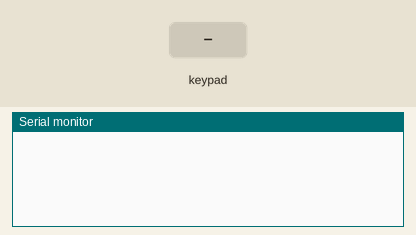
Recording of a sketch running on a simulated Arduino Uno, built with avr-gcc and run on an emulated ATmega328P. Parts: the last lines printed to the serial monitor. Wiring (inferred from the names in the program): 4×3 keypad with keys 1 2 3 4 5 6 7 8 9 * 0 #: rows pin 2, pin 3, pin 4, pin 5; columns pin 6, pin 7, pin 8. The test bench sets the inputs (shaded band).

Above: at 1.2 s.
1.3 s: key '1' pressed
At 1.7 s:
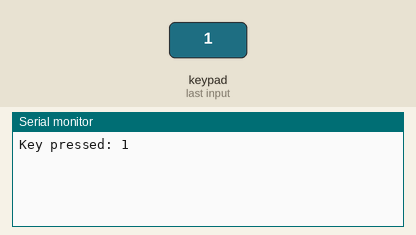
2.8 s: keypad keys 2 3 4 5 # pressed 0.4 s apart
At 5.3 s:
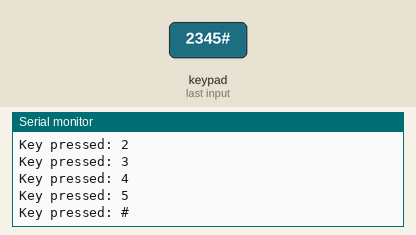
6.3 s: key '*' pressed
At 6.7 s:
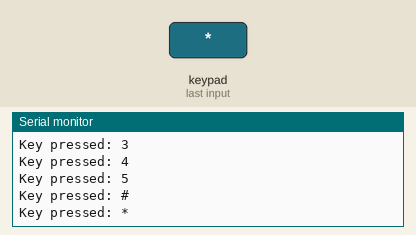
7.8 s: keypad keys 6 7 8 pressed 0.4 s apart
At 9.7 s:
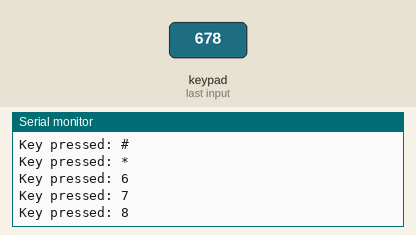
Timing chart, 0 to 11.2 s (numbered marks = the images above; inputs shaded):
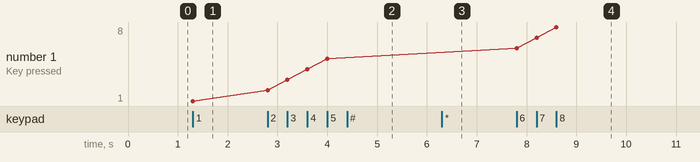

The sketch:

Keypad_wo_libraries.ino
```cpp
// Pin definitions
const byte rowPins[4] = {2, 3, 4, 5};
const byte colPins[3] = {6, 7, 8};

// Key mapping for the keypad
char keys[4][3] = {
  {'1', '2', '3'},
  {'4', '5', '6'},
  {'7', '8', '9'},
  {'*', '0', '#'}
};

void setup() {
  Serial.begin(9600);

  // Set rows as outputs
  for (int r = 0; r < 4; r++) {
    pinMode(rowPins[r], OUTPUT);
    digitalWrite(rowPins[r], HIGH); // Keep rows HIGH // Active Low
  }

  // Set columns as inputs with the internal pullup resistor
  for (int c = 0; c < 3; c++) {
    pinMode(colPins[c], INPUT_PULLUP);
  }
}

void loop() {
  for (int r = 0; r < 4; r++) {
    // Activate this row by pulling it LOW
    digitalWrite(rowPins[r], LOW);

    // Check all columns
    for (int c = 0; c < 3; c++) {
      if (digitalRead(colPins[c]) == LOW) { // Key pressed
        Serial.print("Key pressed: ");
        Serial.println(keys[r][c]);
        delay(250); // debounce delay
      }
    }

    // Deactivate row (set HIGH again)
    digitalWrite(rowPins[r], HIGH);
  }
}
```

Measured:
- after the input at 1.3 s, the serial monitor: prints a new line at once (image 1)
- after the input at 2.8 s, the serial monitor: prints a new line at once (image 2)
- after the input at 6.3 s, the serial monitor: prints a new line at once (image 3)
- after the input at 7.8 s, the serial monitor: prints a new line at once (image 4)
- plotted number 1: 1 → 5 after the input at 2.8 s, 5 → 8 after the input at 7.8 s
